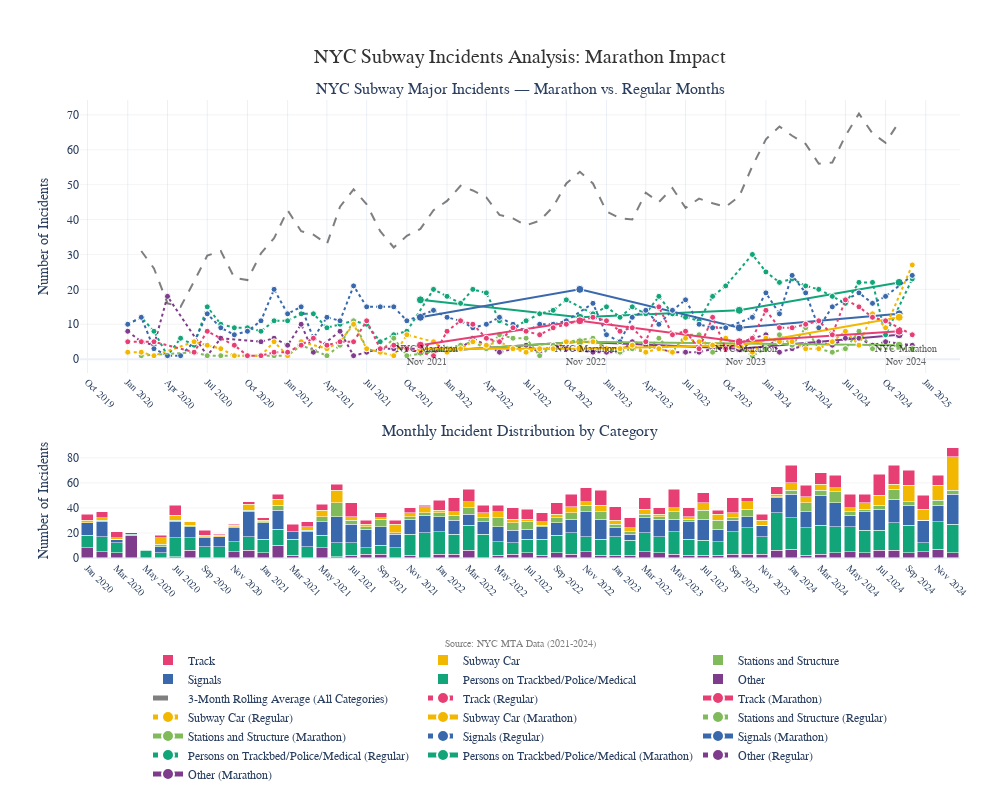

Write notebook code for a chart like this one.
### Code cell
import pandas as pd
import plotly.express as px
import plotly.graph_objects as go
from plotly.subplots import make_subplots
import numpy as np

# Assuming df is your dataframe with columns: month, category, count
# Ensure 'month' is datetime and normalize to month start
df['month'] = pd.to_datetime(df['month']).dt.to_period('M').dt.to_timestamp()

# Define Marathon months
marathon_months = pd.to_datetime(['2021-11', '2022-11', '2023-11', '2024-11'])

# Create a flag column for Marathon or not
df['event_type'] = df['month'].isin(marathon_months)
df['event_type'] = df['event_type'].replace({True: 'Marathon', False: 'Regular'})

# Group and aggregate
grouped = df.groupby(['month', 'category', 'event_type'], as_index=False)['count'].sum()

# Calculate year-over-year percentage changes for marathon months
marathon_data = grouped[grouped['event_type'] == 'Marathon'].copy()
marathon_data['year'] = marathon_data['month'].dt.year
marathon_yoy = marathon_data.pivot_table(
    index=['year', 'category'], 
    values='count', 
    aggfunc='sum'
).reset_index()

# Create a more sophisticated visualization with subplots
fig = make_subplots(
    rows=2, cols=1,
    row_heights=[0.7, 0.3],
    subplot_titles=(
        "NYC Subway Major Incidents — Marathon vs. Regular Months",
        "Monthly Incident Distribution by Category"
    ),
    vertical_spacing=0.15
)

# Custom color palette for better visual distinction
colors = px.colors.qualitative.Bold
category_colors = {cat: colors[i % len(colors)] for i, cat in enumerate(grouped['category'].unique())}

# Add main time series lines to first subplot
for i, category in enumerate(sorted(grouped['category'].unique())):
    for event_type in ['Marathon', 'Regular']:
        subset = grouped[(grouped['category'] == category) & (grouped['event_type'] == event_type)]
        
        # Sort by date for proper line connection
        subset = subset.sort_values('month')
        
        # Line style based on event type
        dash_style = 'dot' if event_type == 'Regular' else 'solid'
        marker_size = 8 if event_type == 'Marathon' else 6
        
        fig.add_trace(
            go.Scatter(
                x=subset['month'],
                y=subset['count'],
                mode='lines+markers',
                name=f"{category} ({event_type})",
                line=dict(color=category_colors[category], dash=dash_style, width=2),
                marker=dict(size=marker_size, line=dict(width=1, color='white')),
                hovertemplate='<b>%{x|%b %Y}</b><br>' +
                              'Category: ' + category + '<br>' +
                              'Month Type: ' + event_type + '<br>' +
                              'Incidents: %{y}<extra></extra>'
            ),
            row=1, col=1
        )

# Add rolling average for overall trend
overall_monthly = grouped.groupby('month', as_index=False)['count'].sum()
overall_monthly = overall_monthly.sort_values('month')
overall_monthly['rolling_avg'] = overall_monthly['count'].rolling(window=3, center=True).mean()

fig.add_trace(
    go.Scatter(
        x=overall_monthly['month'],
        y=overall_monthly['rolling_avg'],
        mode='lines',
        line=dict(color='rgba(0,0,0,0.5)', width=2, dash='dash'),
        name='3-Month Rolling Average (All Categories)',
        hovertemplate='<b>%{x|%b %Y}</b><br>3-Month Avg: %{y:.1f}<extra></extra>'
    ),
    row=1, col=1
)

# Add vertical shaded regions for marathon months
for marathon_month in marathon_months:
    month_start = marathon_month
    month_end = month_start + pd.DateOffset(months=1)
    
    fig.add_shape(
        type="rect",
        x0=month_start,
        x1=month_end,
        y0=0,
        y1=1,
        yref="paper",
        fillcolor="rgba(220,220,220,0.3)",
        layer="below",
        line_width=0,
        row=1, col=1
    )
    
    # Add marathon month label
    fig.add_annotation(
        x=month_start + pd.DateOffset(days=15),
        y=1.02,
        text=f"NYC Marathon<br>{month_start.strftime('%b %Y')}",
        showarrow=False,
        yref="paper",
        font=dict(size=10, color="rgba(0,0,0,0.6)"),
        row=1, col=1
    )

# Add monthly distributions as a stacked bar chart in second subplot
monthly_dist = grouped.pivot_table(
    index='month', 
    columns='category', 
    values='count', 
    aggfunc='sum'
).fillna(0)

# Get month and year for x-axis labels
monthly_dist = monthly_dist.reset_index()
monthly_dist['month_year'] = monthly_dist['month'].dt.strftime('%b %Y')

for category in monthly_dist.columns[1:-1]:  # Skip 'month' and 'month_year'
    fig.add_trace(
        go.Bar(
            x=monthly_dist['month_year'],
            y=monthly_dist[category],
            name=category,
            marker_color=category_colors[category],
            hovertemplate='<b>%{x}</b><br>' +
                          'Category: ' + category + '<br>' +
                          'Incidents: %{y}<extra></extra>'
        ),
        row=2, col=1
    )

# Highlight marathon months in the bottom chart
for marathon_month in marathon_months:
    month_year = marathon_month.strftime('%b %Y')
    idx = monthly_dist[monthly_dist['month_year'] == month_year].index
    
    if len(idx) > 0:
        fig.add_shape(
            type="rect",
            x0=month_year,
            x1=month_year,
            xref="x2",
            y0=0,
            y1=1,
            yref="paper",
            fillcolor="rgba(255,200,200,0.0)",
            line=dict(color="rgba(255,0,0,0.5)", width=2),
            layer="below",
            row=2, col=1
        )

# Layout improvements
fig.update_layout(
    template="plotly_white",
    legend=dict(
        orientation="h",
        yanchor="bottom",
        y=-0.5,
        xanchor="center",
        x=0.5,
        itemsizing="constant",
        font=dict(size=12)
    ),
    hovermode="x unified",
    hoverlabel=dict(bgcolor="white", font_size=12),
    font=dict(family="Arial, sans-serif", size=12),
    width=1000,
    height=800,
    margin=dict(t=100, b=150, l=80, r=40),
    barmode='stack'
)

# X-axis formatting
fig.update_xaxes(
    title_text="",
    tickangle=45,
    tickfont=dict(size=10),
    dtick="M3",  # Show every 3 months
    tickformat="%b %Y",
    row=1, col=1
)

fig.update_xaxes(
    title_text="",
    tickangle=45,
    tickfont=dict(size=10),
    dtick=2,  # Show every other label to prevent overcrowding
    row=2, col=1
)

# Y-axis formatting
fig.update_yaxes(
    title_text="Number of Incidents",
    title_font=dict(size=14),
    gridcolor='rgba(200,200,200,0.2)',
    row=1, col=1
)

fig.update_yaxes(
    title_text="Number of Incidents",
    title_font=dict(size=14),
    gridcolor='rgba(200,200,200,0.2)',
    row=2, col=1
)

# Add title and annotations
fig.add_annotation(
    text="NYC Subway Incidents Analysis: Marathon Impact",
    xref="paper", yref="paper",
    x=0.5, y=1.12,
    showarrow=False,
    font=dict(size=20, family="Arial, sans-serif", color="#333")
)

fig.add_annotation(
    text="Source: NYC MTA Data (2021-2024)",
    xref="paper", yref="paper",
    x=0.5, y=-0.2,
    showarrow=False,
    font=dict(size=10, color="gray")
)

# Save as HTML with configuration options
fig.write_html(
    "nyc_incidents_marathon_analysis.html",
    include_plotlyjs=True,
    config={
        'displayModeBar': True,
        'modeBarButtonsToRemove': ['select2d', 'lasso2d'],
        'displaylogo': False,
        'toImageButtonOptions': {
            'format': 'png',
            'filename': 'nyc_subway_marathon_analysis',
            'height': 800,
            'width': 1000,
            'scale': 2
        }
    }
)

# Show figure
fig.show()

### Figure 1 — Plotly figure (JSON) as saved in the notebook; plotly's stock layout.template omitted (floating-point values rounded to 4 significant figures)
{"data": [{"hovertemplate": "<b>%{x|%b %Y}</b><br>Category: Other<br>Month Type: Marathon<br>Incidents: %{y}<extra></extra>", "line": {"color": "rgb(127, 60, 141)", "dash": "solid", "width": 2}, "marker": {"line": {"color": "white", "width": 1}, "size": 8}, "mode": "lines+markers", "name": "Other (Marathon)", "type": "scatter", "x": ["2021-11-01T00:00:00", "2022-11-01T00:00:00", "2023-11-01T00:00:00", "2024-11-01T00:00:00"], "xaxis": "x", "y": [2, 5, 3, 7], "yaxis": "y"}, {"hovertemplate": "<b>%{x|%b %Y}</b><br>Category: Other<br>Month Type: Regular<br>Incidents: %{y}<extra></extra>", "line": {"color": "rgb(127, 60, 141)", "dash": "dot", "width": 2}, "marker": {"line": {"color": "white", "width": 1}, "size": 6}, "mode": "lines+markers", "name": "Other (Regular)", "type": "scatter", "x": ["2020-01-01T00:00:00", "2020-02-01T00:00:00", "2020-03-01T00:00:00", "2020-04-01T00:00:00", "2020-07-01T00:00:00", "2020-08-01T00:00:00", "2020-11-01T00:00:00", "2020-12-01T00:00:00", "2021-01-01T00:00:00", "2021-02-01T00:00:00", "2021-03-01T00:00:00", "2021-05-01T00:00:00", "2021-06-01T00:00:00", "2021-07-01T00:00:00", "2021-08-01T00:00:00", "2021-09-01T00:00:00", "2022-01-01T00:00:00", "2022-02-01T00:00:00", "2022-03-01T00:00:00", "2022-05-01T00:00:00", "2022-06-01T00:00:00", "2022-07-01T00:00:00", "2022-08-01T00:00:00", "2022-09-01T00:00:00", "2022-10-01T00:00:00", "2022-12-01T00:00:00", "2023-01-01T00:00:00", "2023-02-01T00:00:00", "2023-03-01T00:00:00", "2023-04-01T00:00:00", "2023-05-01T00:00:00", "2023-06-01T00:00:00", "2023-07-01T00:00:00", "2023-08-01T00:00:00", "2023-09-01T00:00:00", "2023-10-01T00:00:00", "2023-12-01T00:00:00", "2024-01-01T00:00:00", "2024-02-01T00:00:00", "2024-03-01T00:00:00", "2024-04-01T00:00:00", "2024-05-01T00:00:00", "2024-06-01T00:00:00", "2024-07-01T00:00:00", "2024-08-01T00:00:00", "2024-09-01T00:00:00", "2024-10-01T00:00:00", "2024-12-01T00:00:00"], "xaxis": "x", "y": [8, 5, 4, 18, 1, 6, 5, 6, 4, 10, 2, 8, 1, 2, 3, 3, 3, 3, 6, 2, 3, 4, 2, 4, 3, 2, 2, 2, 5, 4, 3, 2, 2, 2, 3, 3, 6, 7, 2, 3, 4, 5, 4, 6, 6, 4, 5, 4], "yaxis": "y"}, {"hovertemplate": "<b>%{x|%b %Y}</b><br>Category: Persons on Trackbed/Police/Medical<br>Month Type: Marathon<br>Incidents: %{y}<extra></extra>", "line": {"color": "rgb(17, 165, 121)", "dash": "solid", "width": 2}, "marker": {"line": {"color": "white", "width": 1}, "size": 8}, "mode": "lines+markers", "name": "Persons on Trackbed/Police/Medical (Marathon)", "type": "scatter", "x": ["2021-11-01T00:00:00", "2022-11-01T00:00:00", "2023-11-01T00:00:00", "2024-11-01T00:00:00"], "xaxis": "x", "y": [17, 12, 14, 22], "yaxis": "y"}, {"hovertemplate": "<b>%{x|%b %Y}</b><br>Category: Persons on Trackbed/Police/Medical<br>Month Type: Regular<br>Incidents: %{y}<extra></extra>", "line": {"color": "rgb(17, 165, 121)", "dash": "dot", "width": 2}, "marker": {"line": {"color": "white", "width": 1}, "size": 6}, "mode": "lines+markers", "name": "Persons on Trackbed/Police/Medical (Regular)", "type": "scatter", "x": ["2020-01-01T00:00:00", "2020-02-01T00:00:00", "2020-03-01T00:00:00", "2020-04-01T00:00:00", "2020-05-01T00:00:00", "2020-06-01T00:00:00", "2020-07-01T00:00:00", "2020-08-01T00:00:00", "2020-09-01T00:00:00", "2020-10-01T00:00:00", "2020-11-01T00:00:00", "2020-12-01T00:00:00", "2021-01-01T00:00:00", "2021-02-01T00:00:00", "2021-03-01T00:00:00", "2021-04-01T00:00:00", "2021-05-01T00:00:00", "2021-06-01T00:00:00", "2021-07-01T00:00:00", "2021-08-01T00:00:00", "2021-09-01T00:00:00", "2021-10-01T00:00:00", "2021-12-01T00:00:00", "2022-01-01T00:00:00", "2022-02-01T00:00:00", "2022-03-01T00:00:00", "2022-04-01T00:00:00", "2022-05-01T00:00:00", "2022-06-01T00:00:00", "2022-07-01T00:00:00", "2022-08-01T00:00:00", "2022-09-01T00:00:00", "2022-10-01T00:00:00", "2022-12-01T00:00:00", "2023-01-01T00:00:00", "2023-02-01T00:00:00", "2023-03-01T00:00:00", "2023-04-01T00:00:00", "2023-05-01T00:00:00", "2023-06-01T00:00:00", "2023-07-01T00:00:00", "2023-08-01T00:00:00", "2023-09-01T00:00:00", "2023-10-01T00:00:00", "2023-12-01T00:00:00", "2024-01-01T00:00:00", "2024-02-01T00:00:00", "2024-03-01T00:00:00", "2024-04-01T00:00:00", "2024-05-01T00:00:00", "2024-06-01T00:00:00", "2024-07-01T00:00:00", "2024-08-01T00:00:00", "2024-09-01T00:00:00", "2024-10-01T00:00:00", "2024-12-01T00:00:00"], "xaxis": "x", "y": [10, 12, 8, 1, 6, 4, 15, 10, 9, 9, 8, 11, 11, 13, 13, 9, 10, 11, 10, 5, 7, 8, 20, 18, 16, 20, 19, 11, 9, 11, 13, 14, 17, 13, 15, 12, 15, 13, 18, 13, 12, 11, 18, 21, 30, 25, 22, 23, 21, 20, 18, 16, 22, 22, 7, 23], "yaxis": "y"}, {"hovertemplate": "<b>%{x|%b %Y}</b><br>Category: Signals<br>Month Type: Marathon<br>Incidents: %{y}<extra></extra>", "line": {"color": "rgb(57, 105, 172)", "dash": "solid", "width": 2}, "marker": {"line": {"color": "white", "width": 1}, "size": 8}, "mode": "lines+markers", "name": "Signals (Marathon)", "type": "scatter", "x": ["2021-11-01T00:00:00", "2022-11-01T00:00:00", "2023-11-01T00:00:00", "2024-11-01T00:00:00"], "xaxis": "x", "y": [12, 20, 9, 13], "yaxis": "y"}, {"hovertemplate": "<b>%{x|%b %Y}</b><br>Category: Signals<br>Month Type: Regular<br>Incidents: %{y}<extra></extra>", "line": {"color": "rgb(57, 105, 172)", "dash": "dot", "width": 2}, "marker": {"line": {"color": "white", "width": 1}, "size": 6}, "mode": "lines+markers", "name": "Signals (Regular)", "type": "scatter", "x": ["2020-01-01T00:00:00", "2020-02-01T00:00:00", "2020-03-01T00:00:00", "2020-04-01T00:00:00", "2020-05-01T00:00:00", "2020-06-01T00:00:00", "2020-07-01T00:00:00", "2020-08-01T00:00:00", "2020-09-01T00:00:00", "2020-10-01T00:00:00", "2020-11-01T00:00:00", "2020-12-01T00:00:00", "2021-01-01T00:00:00", "2021-02-01T00:00:00", "2021-03-01T00:00:00", "2021-04-01T00:00:00", "2021-05-01T00:00:00", "2021-06-01T00:00:00", "2021-07-01T00:00:00", "2021-08-01T00:00:00", "2021-09-01T00:00:00", "2021-10-01T00:00:00", "2021-12-01T00:00:00", "2022-01-01T00:00:00", "2022-02-01T00:00:00", "2022-03-01T00:00:00", "2022-04-01T00:00:00", "2022-05-01T00:00:00", "2022-06-01T00:00:00", "2022-07-01T00:00:00", "2022-08-01T00:00:00", "2022-09-01T00:00:00", "2022-10-01T00:00:00", "2022-12-01T00:00:00", "2023-01-01T00:00:00", "2023-02-01T00:00:00", "2023-03-01T00:00:00", "2023-04-01T00:00:00", "2023-05-01T00:00:00", "2023-06-01T00:00:00", "2023-07-01T00:00:00", "2023-08-01T00:00:00", "2023-09-01T00:00:00", "2023-10-01T00:00:00", "2023-12-01T00:00:00", "2024-01-01T00:00:00", "2024-02-01T00:00:00", "2024-03-01T00:00:00", "2024-04-01T00:00:00", "2024-05-01T00:00:00", "2024-06-01T00:00:00", "2024-07-01T00:00:00", "2024-08-01T00:00:00", "2024-09-01T00:00:00", "2024-10-01T00:00:00", "2024-12-01T00:00:00"], "xaxis": "x", "y": [10, 12, 3, 1, 1, 5, 13, 9, 7, 8, 11, 20, 13, 15, 6, 12, 11, 21, 15, 15, 15, 11, 14, 12, 11, 9, 10, 12, 10, 8, 10, 10, 11, 16, 7, 5, 12, 14, 10, 14, 17, 10, 9, 9, 12, 19, 13, 24, 19, 9, 15, 17, 19, 16, 18, 24], "yaxis": "y"}, {"hovertemplate": "<b>%{x|%b %Y}</b><br>Category: Stations and Structure<br>Month Type: Marathon<br>Incidents: %{y}<extra></extra>", "line": {"color": "rgb(128, 186, 90)", "dash": "solid", "width": 2}, "marker": {"line": {"color": "white", "width": 1}, "size": 8}, "mode": "lines+markers", "name": "Stations and Structure (Marathon)", "type": "scatter", "x": ["2021-11-01T00:00:00", "2022-11-01T00:00:00", "2024-11-01T00:00:00"], "xaxis": "x", "y": [2, 5, 4], "yaxis": "y"}, {"hovertemplate": "<b>%{x|%b %Y}</b><br>Category: Stations and Structure<br>Month Type: Regular<br>Incidents: %{y}<extra></extra>", "line": {"color": "rgb(128, 186, 90)", "dash": "dot", "width": 2}, "marker": {"line": {"color": "white", "width": 1}, "size": 6}, "mode": "lines+markers", "name": "Stations and Structure (Regular)", "type": "scatter", "x": ["2020-02-01T00:00:00", "2020-06-01T00:00:00", "2020-07-01T00:00:00", "2020-08-01T00:00:00", "2020-09-01T00:00:00", "2020-11-01T00:00:00", "2020-12-01T00:00:00", "2021-01-01T00:00:00", "2021-02-01T00:00:00", "2021-04-01T00:00:00", "2021-05-01T00:00:00", "2021-06-01T00:00:00", "2021-07-01T00:00:00", "2021-08-01T00:00:00", "2021-09-01T00:00:00", "2021-10-01T00:00:00", "2021-12-01T00:00:00", "2022-01-01T00:00:00", "2022-02-01T00:00:00", "2022-03-01T00:00:00", "2022-04-01T00:00:00", "2022-05-01T00:00:00", "2022-06-01T00:00:00", "2022-07-01T00:00:00", "2022-08-01T00:00:00", "2022-09-01T00:00:00", "2022-10-01T00:00:00", "2022-12-01T00:00:00", "2023-01-01T00:00:00", "2023-02-01T00:00:00", "2023-03-01T00:00:00", "2023-04-01T00:00:00", "2023-05-01T00:00:00", "2023-06-01T00:00:00", "2023-07-01T00:00:00", "2023-08-01T00:00:00", "2023-09-01T00:00:00", "2023-10-01T00:00:00", "2023-12-01T00:00:00", "2024-01-01T00:00:00", "2024-02-01T00:00:00", "2024-03-01T00:00:00", "2024-04-01T00:00:00", "2024-05-01T00:00:00", "2024-06-01T00:00:00", "2024-07-01T00:00:00", "2024-08-01T00:00:00", "2024-09-01T00:00:00", "2024-12-01T00:00:00"], "xaxis": "x", "y": [1, 2, 1, 1, 1, 1, 1, 1, 4, 1, 4, 11, 3, 2, 6, 1, 2, 3, 4, 5, 3, 7, 6, 6, 1, 4, 5, 6, 3, 2, 3, 2, 6, 2, 7, 7, 2, 6, 1, 3, 7, 4, 9, 3, 2, 3, 8, 3, 3], "yaxis": "y"}, {"hovertemplate": "<b>%{x|%b %Y}</b><br>Category: Subway Car<br>Month Type: Marathon<br>Incidents: %{y}<extra></extra>", "line": {"color": "rgb(242, 183, 1)", "dash": "solid", "width": 2}, "marker": {"line": {"color": "white", "width": 1}, "size": 8}, "mode": "lines+markers", "name": "Subway Car (Marathon)", "type": "scatter", "x": ["2021-11-01T00:00:00", "2022-11-01T00:00:00", "2023-11-01T00:00:00", "2024-11-01T00:00:00"], "xaxis": "x", "y": [3, 3, 4, 12], "yaxis": "y"}, {"hovertemplate": "<b>%{x|%b %Y}</b><br>Category: Subway Car<br>Month Type: Regular<br>Incidents: %{y}<extra></extra>", "line": {"color": "rgb(242, 183, 1)", "dash": "dot", "width": 2}, "marker": {"line": {"color": "white", "width": 1}, "size": 6}, "mode": "lines+markers", "name": "Subway Car (Regular)", "type": "scatter", "x": ["2020-01-01T00:00:00", "2020-02-01T00:00:00", "2020-03-01T00:00:00", "2020-06-01T00:00:00", "2020-07-01T00:00:00", "2020-08-01T00:00:00", "2020-09-01T00:00:00", "2020-10-01T00:00:00", "2020-11-01T00:00:00", "2020-12-01T00:00:00", "2021-01-01T00:00:00", "2021-02-01T00:00:00", "2021-04-01T00:00:00", "2021-05-01T00:00:00", "2021-06-01T00:00:00", "2021-07-01T00:00:00", "2021-08-01T00:00:00", "2021-09-01T00:00:00", "2021-10-01T00:00:00", "2021-12-01T00:00:00", "2022-01-01T00:00:00", "2022-02-01T00:00:00", "2022-03-01T00:00:00", "2022-04-01T00:00:00", "2022-05-01T00:00:00", "2022-06-01T00:00:00", "2022-07-01T00:00:00", "2022-08-01T00:00:00", "2022-09-01T00:00:00", "2022-10-01T00:00:00", "2022-12-01T00:00:00", "2023-01-01T00:00:00", "2023-02-01T00:00:00", "2023-03-01T00:00:00", "2023-04-01T00:00:00", "2023-05-01T00:00:00", "2023-06-01T00:00:00", "2023-07-01T00:00:00", "2023-08-01T00:00:00", "2023-09-01T00:00:00", "2023-10-01T00:00:00", "2023-12-01T00:00:00", "2024-01-01T00:00:00", "2024-02-01T00:00:00", "2024-03-01T00:00:00", "2024-04-01T00:00:00", "2024-05-01T00:00:00", "2024-06-01T00:00:00", "2024-07-01T00:00:00", "2024-08-01T00:00:00", "2024-09-01T00:00:00", "2024-10-01T00:00:00", "2024-12-01T00:00:00"], "xaxis": "x", "y": [2, 2, 1, 5, 4, 3, 1, 1, 1, 5, 1, 5, 3, 5, 10, 3, 2, 1, 7, 5, 2, 3, 5, 4, 5, 3, 2, 3, 3, 5, 5, 3, 3, 4, 2, 3, 2, 6, 5, 4, 6, 2, 6, 5, 5, 3, 3, 5, 8, 4, 13, 9, 27], "yaxis": "y"}, {"hovertemplate": "<b>%{x|%b %Y}</b><br>Category: Track<br>Month Type: Marathon<br>Incidents: %{y}<extra></extra>", "line": {"color": "rgb(231, 63, 116)", "dash": "solid", "width": 2}, "marker": {"line": {"color": "white", "width": 1}, "size": 8}, "mode": "lines+markers", "name": "Track (Marathon)", "type": "scatter", "x": ["2021-11-01T00:00:00", "2022-11-01T00:00:00", "2023-11-01T00:00:00", "2024-11-01T00:00:00"], "xaxis": "x", "y": [4, 11, 5, 8], "yaxis": "y"}, {"hovertemplate": "<b>%{x|%b %Y}</b><br>Category: Track<br>Month Type: Regular<br>Incidents: %{y}<extra></extra>", "line": {"color": "rgb(231, 63, 116)", "dash": "dot", "width": 2}, "marker": {"line": {"color": "white", "width": 1}, "size": 6}, "mode": "lines+markers", "name": "Track (Regular)", "type": "scatter", "x": ["2020-01-01T00:00:00", "2020-02-01T00:00:00", "2020-03-01T00:00:00", "2020-06-01T00:00:00", "2020-07-01T00:00:00", "2020-09-01T00:00:00", "2020-10-01T00:00:00", "2020-11-01T00:00:00", "2020-12-01T00:00:00", "2021-01-01T00:00:00", "2021-02-01T00:00:00", "2021-03-01T00:00:00", "2021-04-01T00:00:00", "2021-05-01T00:00:00", "2021-06-01T00:00:00", "2021-07-01T00:00:00", "2021-08-01T00:00:00", "2021-09-01T00:00:00", "2021-10-01T00:00:00", "2021-12-01T00:00:00", "2022-01-01T00:00:00", "2022-02-01T00:00:00", "2022-03-01T00:00:00", "2022-04-01T00:00:00", "2022-05-01T00:00:00", "2022-06-01T00:00:00", "2022-07-01T00:00:00", "2022-08-01T00:00:00", "2022-09-01T00:00:00", "2022-10-01T00:00:00", "2022-12-01T00:00:00", "2023-01-01T00:00:00", "2023-02-01T00:00:00", "2023-03-01T00:00:00", "2023-04-01T00:00:00", "2023-05-01T00:00:00", "2023-06-01T00:00:00", "2023-07-01T00:00:00", "2023-08-01T00:00:00", "2023-09-01T00:00:00", "2023-10-01T00:00:00", "2023-12-01T00:00:00", "2024-01-01T00:00:00", "2024-02-01T00:00:00", "2024-03-01T00:00:00", "2024-04-01T00:00:00", "2024-05-01T00:00:00", "2024-06-01T00:00:00", "2024-07-01T00:00:00", "2024-08-01T00:00:00", "2024-09-01T00:00:00", "2024-10-01T00:00:00", "2024-12-01T00:00:00"], "xaxis": "x", "y": [5, 5, 5, 2, 8, 4, 1, 1, 2, 2, 4, 6, 4, 5, 5, 11, 3, 4, 3, 1, 8, 11, 10, 6, 5, 9, 8, 7, 9, 10, 12, 11, 8, 9, 5, 15, 7, 8, 3, 12, 3, 6, 14, 9, 9, 10, 11, 7, 17, 15, 12, 11, 7], "yaxis": "y"}, {"hovertemplate": "<b>%{x|%b %Y}</b><br>3-Month Avg: %{y:.1f}<extra></extra>", "line": {"color": "rgba(0,0,0,0.5)", "dash": "dash", "width": 2}, "mode": "lines", "name": "3-Month Rolling Average (All Categories)", "type": "scatter", "x": ["2020-01-01T00:00:00", "2020-02-01T00:00:00", "2020-03-01T00:00:00", "2020-04-01T00:00:00", "2020-05-01T00:00:00", "2020-06-01T00:00:00", "2020-07-01T00:00:00", "2020-08-01T00:00:00", "2020-09-01T00:00:00", "2020-10-01T00:00:00", "2020-11-01T00:00:00", "2020-12-01T00:00:00", "2021-01-01T00:00:00", "2021-02-01T00:00:00", "2021-03-01T00:00:00", "2021-04-01T00:00:00", "2021-05-01T00:00:00", "2021-06-01T00:00:00", "2021-07-01T00:00:00", "2021-08-01T00:00:00", "2021-09-01T00:00:00", "2021-10-01T00:00:00", "2021-11-01T00:00:00", "2021-12-01T00:00:00", "2022-01-01T00:00:00", "2022-02-01T00:00:00", "2022-03-01T00:00:00", "2022-04-01T00:00:00", "2022-05-01T00:00:00", "2022-06-01T00:00:00", "2022-07-01T00:00:00", "2022-08-01T00:00:00", "2022-09-01T00:00:00", "2022-10-01T00:00:00", "2022-11-01T00:00:00", "2022-12-01T00:00:00", "2023-01-01T00:00:00", "2023-02-01T00:00:00", "2023-03-01T00:00:00", "2023-04-01T00:00:00", "2023-05-01T00:00:00", "2023-06-01T00:00:00", "2023-07-01T00:00:00", "2023-08-01T00:00:00", "2023-09-01T00:00:00", "2023-10-01T00:00:00", "2023-11-01T00:00:00", "2023-12-01T00:00:00", "2024-01-01T00:00:00", "2024-02-01T00:00:00", "2024-03-01T00:00:00", "2024-04-01T00:00:00", "2024-05-01T00:00:00", "2024-06-01T00:00:00", "2024-07-01T00:00:00", "2024-08-01T00:00:00", "2024-09-01T00:00:00", "2024-10-01T00:00:00", "2024-11-01T00:00:00", "2024-12-01T00:00:00"], "xaxis": "x", "y": [null, 31, 26, 16, 15, 22.33, 29.67, 31, 23.33, 22.67, 30.33, 34.67, 42.67, 36.67, 35.67, 33, 43.67, 48.67, 44.33, 36.67, 32, 35.33, 37.33, 42.67, 45.33, 49.67, 48.33, 46.33, 41.33, 40.33, 38.33, 39.67, 43.67, 50.33, 53.67, 50.33, 42.33, 40.33, 40, 47.67, 45, 49, 43.33, 46, 44.67, 43.67, 46.67, 55.33, 63, 66.67, 64, 61.67, 56, 56.33, 64, 70.33, 64.67, 62, 68, null], "yaxis": "y"}, {"hovertemplate": "<b>%{x}</b><br>Category: Other<br>Incidents: %{y}<extra></extra>", "marker": {"color": "rgb(127, 60, 141)"}, "name": "Other", "type": "bar", "x": ["Jan 2020", "Feb 2020", "Mar 2020", "Apr 2020", "May 2020", "Jun 2020", "Jul 2020", "Aug 2020", "Sep 2020", "Oct 2020", "Nov 2020", "Dec 2020", "Jan 2021", "Feb 2021", "Mar 2021", "Apr 2021", "May 2021", "Jun 2021", "Jul 2021", "Aug 2021", "Sep 2021", "Oct 2021", "Nov 2021", "Dec 2021", "Jan 2022", "Feb 2022", "Mar 2022", "Apr 2022", "May 2022", "Jun 2022", "Jul 2022", "Aug 2022", "Sep 2022", "Oct 2022", "Nov 2022", "Dec 2022", "Jan 2023", "Feb 2023", "Mar 2023", "Apr 2023", "May 2023", "Jun 2023", "Jul 2023", "Aug 2023", "Sep 2023", "Oct 2023", "Nov 2023", "Dec 2023", "Jan 2024", "Feb 2024", "Mar 2024", "Apr 2024", "May 2024", "Jun 2024", "Jul 2024", "Aug 2024", "Sep 2024", "Oct 2024", "Nov 2024", "Dec 2024"], "xaxis": "x2", "y": [8, 5, 4, 18, 0, 0, 1, 6, 0, 0, 5, 6, 4, 10, 2, 0, 8, 1, 2, 3, 3, 0, 2, 0, 3, 3, 6, 0, 2, 3, 4, 2, 4, 3, 5, 2, 2, 2, 5, 4, 3, 2, 2, 2, 3, 3, 3, 6, 7, 2, 3, 4, 5, 4, 6, 6, 4, 5, 7, 4], "yaxis": "y2"}, {"hovertemplate": "<b>%{x}</b><br>Category: Persons on Trackbed/Police/Medical<br>Incidents: %{y}<extra></extra>", "marker": {"color": "rgb(17, 165, 121)"}, "name": "Persons on Trackbed/Police/Medical", "type": "bar", "x": ["Jan 2020", "Feb 2020", "Mar 2020", "Apr 2020", "May 2020", "Jun 2020", "Jul 2020", "Aug 2020", "Sep 2020", "Oct 2020", "Nov 2020", "Dec 2020", "Jan 2021", "Feb 2021", "Mar 2021", "Apr 2021", "May 2021", "Jun 2021", "Jul 2021", "Aug 2021", "Sep 2021", "Oct 2021", "Nov 2021", "Dec 2021", "Jan 2022", "Feb 2022", "Mar 2022", "Apr 2022", "May 2022", "Jun 2022", "Jul 2022", "Aug 2022", "Sep 2022", "Oct 2022", "Nov 2022", "Dec 2022", "Jan 2023", "Feb 2023", "Mar 2023", "Apr 2023", "May 2023", "Jun 2023", "Jul 2023", "Aug 2023", "Sep 2023", "Oct 2023", "Nov 2023", "Dec 2023", "Jan 2024", "Feb 2024", "Mar 2024", "Apr 2024", "May 2024", "Jun 2024", "Jul 2024", "Aug 2024", "Sep 2024", "Oct 2024", "Nov 2024", "Dec 2024"], "xaxis": "x2", "y": [10, 12, 8, 1, 6, 4, 15, 10, 9, 9, 8, 11, 11, 13, 13, 9, 10, 11, 10, 5, 7, 8, 17, 20, 18, 16, 20, 19, 11, 9, 11, 13, 14, 17, 12, 13, 15, 12, 15, 13, 18, 13, 12, 11, 18, 21, 14, 30, 25, 22, 23, 21, 20, 18, 16, 22, 22, 7, 22, 23], "yaxis": "y2"}, {"hovertemplate": "<b>%{x}</b><br>Category: Signals<br>Incidents: %{y}<extra></extra>", "marker": {"color": "rgb(57, 105, 172)"}, "name": "Signals", "type": "bar", "x": ["Jan 2020", "Feb 2020", "Mar 2020", "Apr 2020", "May 2020", "Jun 2020", "Jul 2020", "Aug 2020", "Sep 2020", "Oct 2020", "Nov 2020", "Dec 2020", "Jan 2021", "Feb 2021", "Mar 2021", "Apr 2021", "May 2021", "Jun 2021", "Jul 2021", "Aug 2021", "Sep 2021", "Oct 2021", "Nov 2021", "Dec 2021", "Jan 2022", "Feb 2022", "Mar 2022", "Apr 2022", "May 2022", "Jun 2022", "Jul 2022", "Aug 2022", "Sep 2022", "Oct 2022", "Nov 2022", "Dec 2022", "Jan 2023", "Feb 2023", "Mar 2023", "Apr 2023", "May 2023", "Jun 2023", "Jul 2023", "Aug 2023", "Sep 2023", "Oct 2023", "Nov 2023", "Dec 2023", "Jan 2024", "Feb 2024", "Mar 2024", "Apr 2024", "May 2024", "Jun 2024", "Jul 2024", "Aug 2024", "Sep 2024", "Oct 2024", "Nov 2024", "Dec 2024"], "xaxis": "x2", "y": [10, 12, 3, 1, 1, 5, 13, 9, 7, 8, 11, 20, 13, 15, 6, 12, 11, 21, 15, 15, 15, 11, 12, 14, 12, 11, 9, 10, 12, 10, 8, 10, 10, 11, 20, 16, 7, 5, 12, 14, 10, 14, 17, 10, 9, 9, 9, 12, 19, 13, 24, 19, 9, 15, 17, 19, 16, 18, 13, 24], "yaxis": "y2"}, {"hovertemplate": "<b>%{x}</b><br>Category: Stations and Structure<br>Incidents: %{y}<extra></extra>", "marker": {"color": "rgb(128, 186, 90)"}, "name": "Stations and Structure", "type": "bar", "x": ["Jan 2020", "Feb 2020", "Mar 2020", "Apr 2020", "May 2020", "Jun 2020", "Jul 2020", "Aug 2020", "Sep 2020", "Oct 2020", "Nov 2020", "Dec 2020", "Jan 2021", "Feb 2021", "Mar 2021", "Apr 2021", "May 2021", "Jun 2021", "Jul 2021", "Aug 2021", "Sep 2021", "Oct 2021", "Nov 2021", "Dec 2021", "Jan 2022", "Feb 2022", "Mar 2022", "Apr 2022", "May 2022", "Jun 2022", "Jul 2022", "Aug 2022", "Sep 2022", "Oct 2022", "Nov 2022", "Dec 2022", "Jan 2023", "Feb 2023", "Mar 2023", "Apr 2023", "May 2023", "Jun 2023", "Jul 2023", "Aug 2023", "Sep 2023", "Oct 2023", "Nov 2023", "Dec 2023", "Jan 2024", "Feb 2024", "Mar 2024", "Apr 2024", "May 2024", "Jun 2024", "Jul 2024", "Aug 2024", "Sep 2024", "Oct 2024", "Nov 2024", "Dec 2024"], "xaxis": "x2", "y": [0, 1, 0, 0, 0, 2, 1, 1, 1, 0, 1, 1, 1, 4, 0, 1, 4, 11, 3, 2, 6, 1, 2, 2, 3, 4, 5, 3, 7, 6, 6, 1, 4, 5, 5, 6, 3, 2, 3, 2, 6, 2, 7, 7, 2, 6, 0, 1, 3, 7, 4, 9, 3, 2, 3, 8, 3, 0, 4, 3], "yaxis": "y2"}, {"hovertemplate": "<b>%{x}</b><br>Category: Subway Car<br>Incidents: %{y}<extra></extra>", "marker": {"color": "rgb(242, 183, 1)"}, "name": "Subway Car", "type": "bar", "x": ["Jan 2020", "Feb 2020", "Mar 2020", "Apr 2020", "May 2020", "Jun 2020", "Jul 2020", "Aug 2020", "Sep 2020", "Oct 2020", "Nov 2020", "Dec 2020", "Jan 2021", "Feb 2021", "Mar 2021", "Apr 2021", "May 2021", "Jun 2021", "Jul 2021", "Aug 2021", "Sep 2021", "Oct 2021", "Nov 2021", "Dec 2021", "Jan 2022", "Feb 2022", "Mar 2022", "Apr 2022", "May 2022", "Jun 2022", "Jul 2022", "Aug 2022", "Sep 2022", "Oct 2022", "Nov 2022", "Dec 2022", "Jan 2023", "Feb 2023", "Mar 2023", "Apr 2023", "May 2023", "Jun 2023", "Jul 2023", "Aug 2023", "Sep 2023", "Oct 2023", "Nov 2023", "Dec 2023", "Jan 2024", "Feb 2024", "Mar 2024", "Apr 2024", "May 2024", "Jun 2024", "Jul 2024", "Aug 2024", "Sep 2024", "Oct 2024", "Nov 2024", "Dec 2024"], "xaxis": "x2", "y": [2, 2, 1, 0, 0, 5, 4, 3, 1, 1, 1, 5, 1, 5, 0, 3, 5, 10, 3, 2, 1, 7, 3, 5, 2, 3, 5, 4, 5, 3, 2, 3, 3, 5, 3, 5, 3, 3, 4, 2, 3, 2, 6, 5, 4, 6, 4, 2, 6, 5, 5, 3, 3, 5, 8, 4, 13, 9, 12, 27], "yaxis": "y2"}, {"hovertemplate": "<b>%{x}</b><br>Category: Track<br>Incidents: %{y}<extra></extra>", "marker": {"color": "rgb(231, 63, 116)"}, "name": "Track", "type": "bar", "x": ["Jan 2020", "Feb 2020", "Mar 2020", "Apr 2020", "May 2020", "Jun 2020", "Jul 2020", "Aug 2020", "Sep 2020", "Oct 2020", "Nov 2020", "Dec 2020", "Jan 2021", "Feb 2021", "Mar 2021", "Apr 2021", "May 2021", "Jun 2021", "Jul 2021", "Aug 2021", "Sep 2021", "Oct 2021", "Nov 2021", "Dec 2021", "Jan 2022", "Feb 2022", "Mar 2022", "Apr 2022", "May 2022", "Jun 2022", "Jul 2022", "Aug 2022", "Sep 2022", "Oct 2022", "Nov 2022", "Dec 2022", "Jan 2023", "Feb 2023", "Mar 2023", "Apr 2023", "May 2023", "Jun 2023", "Jul 2023", "Aug 2023", "Sep 2023", "Oct 2023", "Nov 2023", "Dec 2023", "Jan 2024", "Feb 2024", "Mar 2024", "Apr 2024", "May 2024", "Jun 2024", "Jul 2024", "Aug 2024", "Sep 2024", "Oct 2024", "Nov 2024", "Dec 2024"], "xaxis": "x2", "y": [5, 5, 5, 0, 0, 2, 8, 0, 4, 1, 1, 2, 2, 4, 6, 4, 5, 5, 11, 3, 4, 3, 4, 1, 8, 11, 10, 6, 5, 9, 8, 7, 9, 10, 11, 12, 11, 8, 9, 5, 15, 7, 8, 3, 12, 3, 5, 6, 14, 9, 9, 10, 11, 7, 17, 15, 12, 11, 8, 7], "yaxis": "y2"}], "layout": {"annotations": [{"font": {"size": 16}, "showarrow": false, "text": "NYC Subway Major Incidents — Marathon vs. Regular Months", "x": 0.5, "xanchor": "center", "xref": "paper", "y": 1, "yanchor": "bottom", "yref": "paper"}, {"font": {"size": 16}, "showarrow": false, "text": "Monthly Incident Distribution by Category", "x": 0.5, "xanchor": "center", "xref": "paper", "y": 0.255, "yanchor": "bottom", "yref": "paper"}, {"font": {"color": "rgba(0,0,0,0.6)", "size": 10}, "showarrow": false, "text": "NYC Marathon<br>Nov 2021", "x": "2021-11-16T00:00:00", "xref": "x", "y": 1.02, "yref": "y"}, {"font": {"color": "rgba(0,0,0,0.6)", "size": 10}, "showarrow": false, "text": "NYC Marathon<br>Nov 2022", "x": "2022-11-16T00:00:00", "xref": "x", "y": 1.02, "yref": "y"}, {"font": {"color": "rgba(0,0,0,0.6)", "size": 10}, "showarrow": false, "text": "NYC Marathon<br>Nov 2023", "x": "2023-11-16T00:00:00", "xref": "x", "y": 1.02, "yref": "y"}, {"font": {"color": "rgba(0,0,0,0.6)", "size": 10}, "showarrow": false, "text": "NYC Marathon<br>Nov 2024", "x": "2024-11-16T00:00:00", "xref": "x", "y": 1.02, "yref": "y"}, {"font": {"color": "#333", "family": "Arial, sans-serif", "size": 20}, "showarrow": false, "text": "NYC Subway Incidents Analysis: Marathon Impact", "x": 0.5, "xref": "paper", "y": 1.12, "yref": "paper"}, {"font": {"color": "gray", "size": 10}, "showarrow": false, "text": "Source: NYC MTA Data (2021-2024)", "x": 0.5, "xref": "paper", "y": -0.2, "yref": "paper"}], "barmode": "stack", "font": {"family": "Arial, sans-serif", "size": 12}, "height": 800, "hoverlabel": {"bgcolor": "white", "font": {"size": 12}}, "hovermode": "x unified", "legend": {"font": {"size": 12}, "itemsizing": "constant", "orientation": "h", "x": 0.5, "xanchor": "center", "y": -0.5, "yanchor": "bottom"}, "margin": {"b": 150, "l": 80, "r": 40, "t": 100}, "shapes": [{"fillcolor": "rgba(220,220,220,0.3)", "layer": "below", "line": {"width": 0}, "type": "rect", "x0": "2021-11-01T00:00:00", "x1": "2021-12-01T00:00:00", "xref": "x", "y0": 0, "y1": 1, "yref": "y"}, {"fillcolor": "rgba(220,220,220,0.3)", "layer": "below", "line": {"width": 0}, "type": "rect", "x0": "2022-11-01T00:00:00", "x1": "2022-12-01T00:00:00", "xref": "x", "y0": 0, "y1": 1, "yref": "y"}, {"fillcolor": "rgba(220,220,220,0.3)", "layer": "below", "line": {"width": 0}, "type": "rect", "x0": "2023-11-01T00:00:00", "x1": "2023-12-01T00:00:00", "xref": "x", "y0": 0, "y1": 1, "yref": "y"}, {"fillcolor": "rgba(220,220,220,0.3)", "layer": "below", "line": {"width": 0}, "type": "rect", "x0": "2024-11-01T00:00:00", "x1": "2024-12-01T00:00:00", "xref": "x", "y0": 0, "y1": 1, "yref": "y"}, {"fillcolor": "rgba(255,200,200,0.0)", "layer": "below", "line": {"color": "rgba(255,0,0,0.5)", "width": 2}, "type": "rect", "x0": "Nov 2021", "x1": "Nov 2021", "xref": "x2", "y0": 0, "y1": 1, "yref": "y2"}, {"fillcolor": "rgba(255,200,200,0.0)", "layer": "below", "line": {"color": "rgba(255,0,0,0.5)", "width": 2}, "type": "rect", "x0": "Nov 2022", "x1": "Nov 2022", "xref": "x2", "y0": 0, "y1": 1, "yref": "y2"}, {"fillcolor": "rgba(255,200,200,0.0)", "layer": "below", "line": {"color": "rgba(255,0,0,0.5)", "width": 2}, "type": "rect", "x0": "Nov 2023", "x1": "Nov 2023", "xref": "x2", "y0": 0, "y1": 1, "yref": "y2"}, {"fillcolor": "rgba(255,200,200,0.0)", "layer": "below", "line": {"color": "rgba(255,0,0,0.5)", "width": 2}, "type": "rect", "x0": "Nov 2024", "x1": "Nov 2024", "xref": "x2", "y0": 0, "y1": 1, "yref": "y2"}], "width": 1000, "xaxis": {"anchor": "y", "domain": [0, 1], "dtick": "M3", "tickangle": 45, "tickfont": {"size": 10}, "tickformat": "%b %Y", "title": {"text": ""}}, "xaxis2": {"anchor": "y2", "domain": [0, 1], "dtick": 2, "tickangle": 45, "tickfont": {"size": 10}, "title": {"text": ""}}, "yaxis": {"anchor": "x", "domain": [0.405, 1], "gridcolor": "rgba(200,200,200,0.2)", "title": {"font": {"size": 14}, "text": "Number of Incidents"}}, "yaxis2": {"anchor": "x2", "domain": [0, 0.255], "gridcolor": "rgba(200,200,200,0.2)", "title": {"font": {"size": 14}, "text": "Number of Incidents"}}}}
